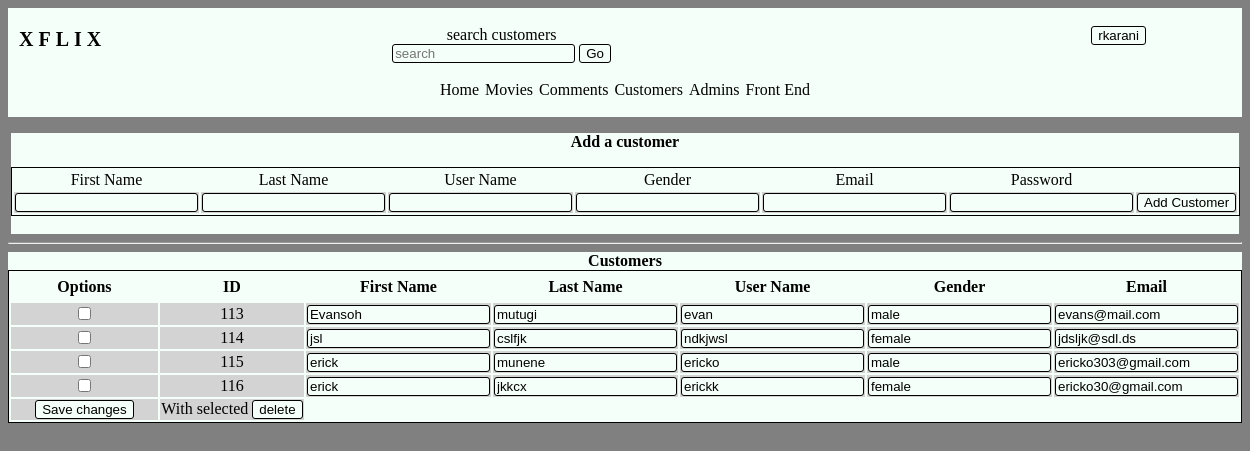
The page /project/customers.php (signed in) on the database its author committed.
### tables this page shows
CREATE TABLE `customers` (
  `customerID` int(11) NOT NULL,
  `firstname` varchar(200) NOT NULL,
  `lastname` varchar(200) NOT NULL,
  `username` varchar(200) NOT NULL,
  `gender` varchar(10) NOT NULL,
  `email` varchar(200) NOT NULL,
  `password` varchar(200) NOT NULL,
  `timestamp` timestamp NOT NULL DEFAULT CURRENT_TIMESTAMP
);

### project/selectcustomers.php (the view, shortened to what this page needs)
<?php
require_once 'dbconnection.php';
if (isset($_POST['submit'])) {
    function test_input($data)
    {
        $data = trim($data);
        $data = stripslashes($data);
        $data = htmlspecialchars($data);
        return $data;
    }
    $search = test_input($_POST['search']);
    if (empty($search)) {
        $select = "select * from customers";
        $result = mysqli_query($conn, $select) or die("Error accessing your profile. " . mysqli_error($conn));
        if (mysqli_num_rows($result) > 0) {
            echo "<table align='center'><caption><b> Customers </b></caption><tr><th>
			Options</th><th>ID</th><th> First Name</th><th> Last Name</th><th> User Name</th>
		<th> Gender</th><th> Email </th></tr>";
            while ($row = mysqli_fetch_assoc($result)) {
                echo "<tr>
				<td><input type='checkbox' name='delete[]' value='" . $row['customerID'] . "' ></td>
			<td>" . $row['customerID'] . "</td>
			<td><input type='text' name='firstname[" . $row['customerID'] . "]' value='" . $row['firstname'] . "'></td>
			<td><input type='text' name='lastname[" . $row['customerID'] . "]' value='" . $row['lastname'] . "'></td>
			<td><input type='text' name='username[" . $row['customerID'] . "]' value='" . $row['username'] . "'></td>
			<td><input type='text' name='gender[" . $row['customerID'] . "]' value='" . $row['gender'] . "'></td>
			<td><input type='text' name='email[" . $row['customerID'] . "]' value='" . $row['email'] . "'></td></tr>";
                echo "<input type='hidden' name='customerID[]' value='" . $row['customerID'] . "' >";
            }
            echo "<tr>
            <td><input type='submit' name='update' value='Save changes'></td>
            <td>With selected <input type='submit' name='deleteChecked' value='delete'></td>
            </tr>";
            echo "</table>";
        } else {
            echo "No customers available";
        }
    } elseif (!empty($search)) {
        $select = "select * from customers where customerID like '%$search%' or firstname like '%$search%' or lastname like '%$search%' or username like '%$search%' order by firstname";
        $result = mysqli_query($conn, $select);
        if (mysqli_num_rows($result) > 0) {
            echo "<table align='center'><caption><b> Customers </b></caption><tr><th>Options</th><th>ID</th><th> First Name</th><th> Last Name</th><th> User Name</th>
			<th> Gender</th><th> Email </th></tr>";
            while ($row = mysqli_fetch_assoc($result)) {
                echo "<tr>
				<td><input type='checkbox' name='delete[]' value='" . $row['customerID'] . "' ></td>
			<td>" . $row['customerID'] . "</td>
			<td><input type='text' name='firstname[" . $row['customerID'] . "]' value='" . $row['firstname'] . "'></td>
			<td><input type='text' name='lastname[" . $row['customerID'] . "]' value='" . $row['lastname'] . "'></td>
			<td><input type='text' name='username[" . $row['customerID'] . "]' value='" . $row['username'] . "'></td>
			<td><input type='text' name='gender[" . $row['customerID'] . "]' value='" . $row['gender'] . "'></td>
			<td><input type='text' name='email[" . $row['customerID'] . "]' value='" . $row['email'] . "'></td></tr>";
                echo "<input type='hidden' name='customerID[]' value='" . $row['customerID'] . "' >";
            }
            echo "<tr>
            <td><input type='submit' name='update' value='Save changes'></td>
             <td>With selected <input type='submit' name='deleteChecked' value='delete'></td>
            </tr>";
            echo "</table>";
        } else {
            echo "No results found";
        }
    } else {
        echo "Error!";
    }
} else {
    $select = "select * from customers";
    $result = mysqli_query($conn, $select) or die("Error accessing your profile. " . mysqli_error($conn));
    if (mysqli_num_rows($result) > 0) {
        echo "<table align='center'><caption><b> Customers </b></caption><tr><th>Options</th><th>ID</th><th> First Name</th><th> Last Name</th><th> User Name</th>
		<th> Gender</th><th> Email </th></tr>";
        while ($row = mysqli_fetch_assoc($result)) {
            echo "<tr>
			<td><input type='checkbox' name='delete[]' value='" . $row['customerID'] . "' ></td>
			<td>" . $row['customerID'] . "</td>
			<td><input type='text' name='firstname[" . $row['customerID'] . "]' value='" . $row['firstname'] . "'></td>
			<td><input type='text' name='lastname[" . $row['customerID'] . "]' value='" . $row['lastname'] . "'></td>
			<td><input type='text' name='username[" . $row['customerID'] . "]' value='" . $row['username'] . "'></td>
			<td><input type='text' name='gender[" . $row['customerID'] . "]' value='" . $row['gender'] . "'></td>
			<td><input type='text' name='email[" . $row['customerID'] . "]' value='" . $row['email'] . "'></td></tr>";
        }
        echo "<tr>
        <td><input type='submit' name='update' value='Save changes'></td>
         <td>With selected <input type='submit' name='deleteChecked' value='delete'></td>
        </tr>";
        echo "</table>";
    } else {
        echo "No customers available";
    }
}

### project/backstyle.css (style rules this page uses)
body { background-image:url(11176.jpg); text-align:center; background-repeat:no-repeat; background-size:cover; background-color: grey; }
* { box-sizing:border-box; }
input[type=search],input[type=submit],input[type=email],input[type=password],input[type=text],input[type=textarea] { background-color:mintcream; border:0.5px solid; border-radius:3px; }
#add td,th { width: 150px; }
#customers td,th { width: 150px; padding: 5px; }
#admins td,th { width: 150px; padding: 5px; }
table { border:1px solid black; }
#moviess td,th { width: 150px; padding: 5px; }
tr:nth-child(even) { background-color: lightgrey; }

### rows shown on the page
customers: customerID "113", firstname "Evansoh", lastname "mutugi", username "evan", gender "male", email "evans@mail.com"
customers: customerID "114", firstname "jsl", lastname "cslfjk", username "ndkjwsl", gender "female", email "jdsljk@sdl.ds"
customers: customerID "115", firstname "erick", lastname "munene", username "ericko", gender "male", email "ericko303@gmail.com"
customers: customerID "116", firstname "erick", lastname "jkkcx", username "erickk", gender "female", email "ericko30@gmail.com"

### other values the page prints
$_SESSION['Admin'] "rkarani"
